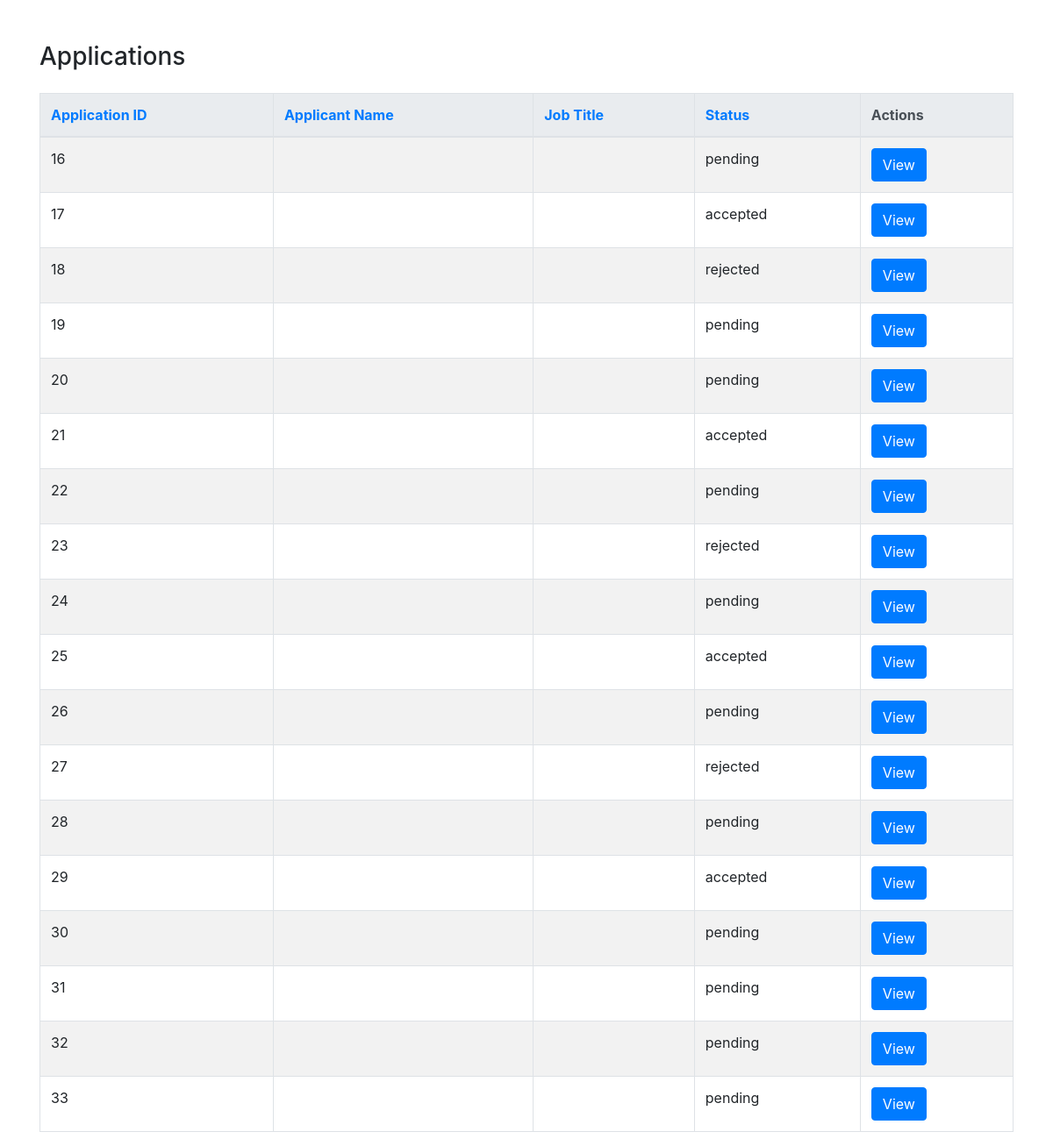
/admin/applications.php, run on the app's committed database.
### tables this page shows
CREATE TABLE `applications` (
  `id` int(11) NOT NULL,
  `user_id` int(11) DEFAULT NULL,
  `job_id` int(11) DEFAULT NULL,
  `status` enum('pending','accepted','rejected') DEFAULT 'pending',
  `applied_at` timestamp NOT NULL DEFAULT current_timestamp(),
  `full_name` varchar(255) DEFAULT NULL,
  `email` varchar(255) NOT NULL,
  `phone` varchar(20) NOT NULL,
  `cv_file_path` varchar(255) NOT NULL
);

### admin/applications.php (the view, shortened to what this page needs)
<?php include('../includes/db_connect.php'); ?>
<!DOCTYPE html>
<html lang="en">
<head>
    <link href="https://stackpath.bootstrapcdn.com/bootstrap/4.5.2/css/bootstrap.min.css" rel="stylesheet">
</head>
<body>
    <div class="container mt-5">
        <h3 class="mb-4">Applications</h3>
        <table class="table table-striped table-bordered">
            <thead class="thead-light">
                <tr>
                    <th><a href="?sort=id">Application ID</a></th>
                    <th><a href="?sort=applicant_name">Applicant Name</a></th>
                    <th><a href="?sort=job_title">Job Title</a></th>
                    <th><a href="?sort=status">Status</a></th>
                    <th>Actions</th>
                </tr>
            </thead>
            <tbody>
                <?php
                $sort = isset($_GET['sort']) ? $_GET['sort'] : 'id';
                $result = $conn->query("SELECT * FROM applications ORDER BY $sort");
                while ($row = $result->fetch_assoc()) {
                    echo "<tr>
                            <td>{$row['id']}</td>
                            <td>{$row['applicant_name']}</td>
                            <td>{$row['job_title']}</td>
                            <td>{$row['status']}</td>
                            <td><a href='view_application.php?id={$row['id']}' class='btn btn-primary'>View</a></td>
                          </tr>";
                }
                ?>
            </tbody>
        </table>
    </div>
</body>
</html>

### data on the page
applications: id "16", status "pending"
applications: id "17", status "accepted"
applications: id "18", status "rejected"
applications: id "19", status "pending"
applications: id "20", status "pending"
applications: id "21", status "accepted"
applications: id "22", status "pending"
applications: id "23", status "rejected"
applications: id "24", status "pending"
applications: id "25", status "accepted"
applications: id "26", status "pending"
applications: id "27", status "rejected"
applications: id "28", status "pending"
applications: id "29", status "accepted"
applications: id "30", status "pending"
applications: id "31", status "pending"
applications: id "32", status "pending"
applications: id "33", status "pending"
